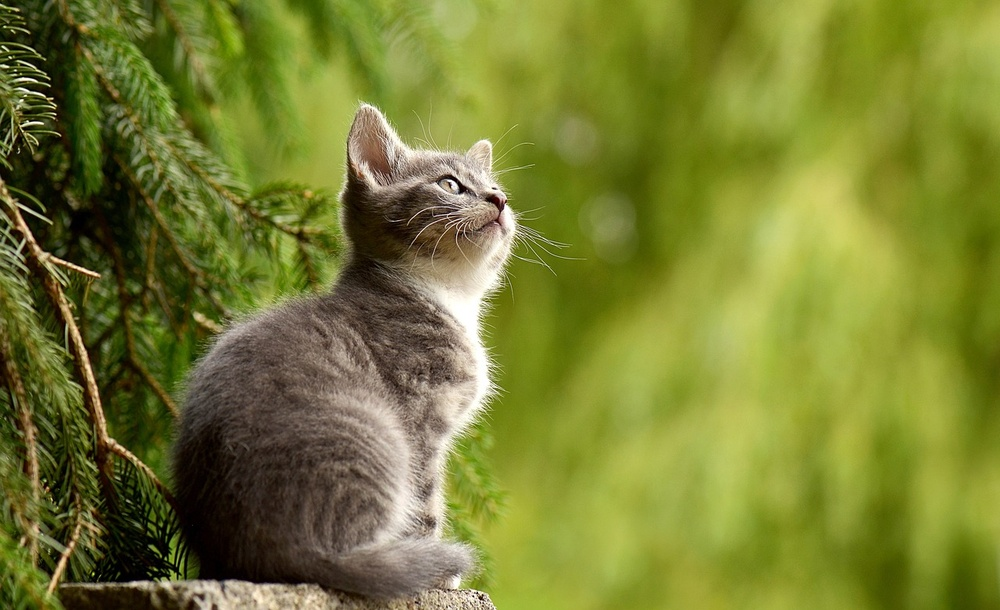
#> input picture kucing.jpg, 1000 x 610 px, shrunk from 1280 x 781 before the run
$ python 'Latihan 1.py'
#> lines starting #> are read from the running program, lines starting #| are printed output that depends on the picture
import cv2
import numpy as np

img = cv2.imread('kucing.jpg')
#> img is the input picture: shape (610, 1000, 3); mean B, G, R 49.8, 125.8, 119.2
im2 = 255 - img
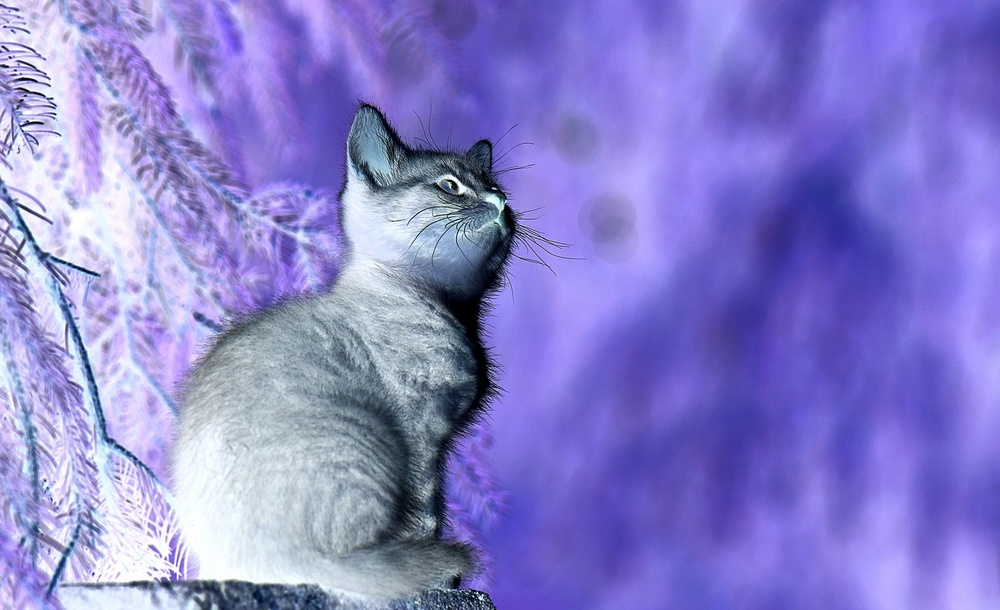
#> im2: shape (610, 1000, 3); mean B, G, R 205.2, 129.2, 135.8
cv2.imshow('kucing.jpg',im2)
cv2.waitKey(0)
cv2.destroyAllWindows()
#Yoga Satria Nugraha Kusmayadi
#1217070087

$ run again, with gamma_transformed0.5.jpg copied over kucing.jpg
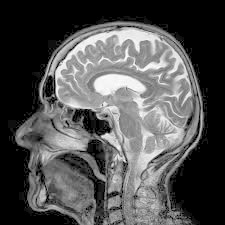
#> input picture gamma_transformed0.5.jpg, 225 x 225 px
#> img is the input picture: shape (225, 225, 3); min 0, max 255, mean 81.8
#> `im2 = 255 - img`:
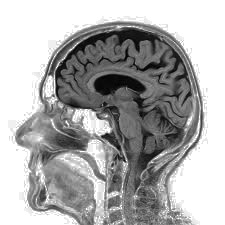
#> im2: shape (225, 225, 3); min 0, max 255, mean 173.2
